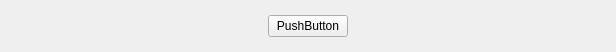
<?xml version="1.0" encoding="UTF-8"?>
<ui version="4.0">
 <class>ButtonGroup</class>
 <widget class="QWidget" name="ButtonGroup">
  <property name="geometry">
   <rect>
    <x>0</x>
    <y>0</y>
    <width>616</width>
    <height>52</height>
   </rect>
  </property>
  <property name="windowTitle">
   <string>Form</string>
  </property>
  <layout class="QGridLayout" name="gridLayout">
   <property name="leftMargin">
    <number>0</number>
   </property>
   <property name="topMargin">
    <number>0</number>
   </property>
   <property name="rightMargin">
    <number>0</number>
   </property>
   <property name="bottomMargin">
    <number>0</number>
   </property>
   <item row="0" column="0">
    <widget class="QStackedWidget" name="stackedWidget">
     <widget class="QWidget" name="startPage">
      <layout class="QHBoxLayout" name="horizontalLayout_3">
       <item>
        <spacer name="horizontalSpacer_9">
         <property name="orientation">
          <enum>Qt::Horizontal</enum>
         </property>
         <property name="sizeHint" stdset="0">
          <size>
           <width>238</width>
           <height>20</height>
          </size>
         </property>
        </spacer>
       </item>
       <item>
        <widget class="MyButton" name="start_btn">
         <property name="text">
          <string>PushButton</string>
         </property>
        </widget>
       </item>
       <item>
        <spacer name="horizontalSpacer_10">
         <property name="orientation">
          <enum>Qt::Horizontal</enum>
         </property>
         <property name="sizeHint" stdset="0">
          <size>
           <width>237</width>
           <height>20</height>
          </size>
         </property>
        </spacer>
       </item>
      </layout>
     </widget>
     <widget class="QWidget" name="playPage">
      <layout class="QHBoxLayout" name="horizontalLayout_4">
       <item>
        <spacer name="horizontalSpacer_11">
         <property name="orientation">
          <enum>Qt::Horizontal</enum>
         </property>
         <property name="sizeHint" stdset="0">
          <size>
           <width>238</width>
           <height>20</height>
          </size>
         </property>
        </spacer>
       </item>
       <item>
        <widget class="MyButton" name="play_btn">
         <property name="text">
          <string>PushButton</string>
         </property>
        </widget>
       </item>
       <item>
        <spacer name="horizontalSpacer_12">
         <property name="orientation">
          <enum>Qt::Horizontal</enum>
         </property>
         <property name="sizeHint" stdset="0">
          <size>
           <width>237</width>
           <height>20</height>
          </size>
         </property>
        </spacer>
       </item>
      </layout>
     </widget>
     <widget class="QWidget" name="passOrplayPage">
      <layout class="QHBoxLayout" name="horizontalLayout_2">
       <item>
        <spacer name="horizontalSpacer_6">
         <property name="orientation">
          <enum>Qt::Horizontal</enum>
         </property>
         <property name="sizeHint" stdset="0">
          <size>
           <width>121</width>
           <height>20</height>
          </size>
         </property>
        </spacer>
       </item>
       <item>
        <widget class="MyButton" name="pass_btn">
         <property name="text">
          <string>PushButton</string>
         </property>
        </widget>
       </item>
       <item>
        <spacer name="horizontalSpacer_8">
         <property name="orientation">
          <enum>Qt::Horizontal</enum>
         </property>
         <property name="sizeHint" stdset="0">
          <size>
           <width>121</width>
           <height>20</height>
          </size>
         </property>
        </spacer>
       </item>
       <item>
        <widget class="MyButton" name="play_btn_2">
         <property name="text">
          <string>PushButton</string>
         </property>
        </widget>
       </item>
       <item>
        <spacer name="horizontalSpacer_7">
         <property name="orientation">
          <enum>Qt::Horizontal</enum>
         </property>
         <property name="sizeHint" stdset="0">
          <size>
           <width>121</width>
           <height>20</height>
          </size>
         </property>
        </spacer>
       </item>
      </layout>
     </widget>
     <widget class="QWidget" name="callLordPage">
      <layout class="QHBoxLayout" name="horizontalLayout">
       <item>
        <spacer name="horizontalSpacer">
         <property name="orientation">
          <enum>Qt::Horizontal</enum>
         </property>
         <property name="sizeHint" stdset="0">
          <size>
           <width>59</width>
           <height>20</height>
          </size>
         </property>
        </spacer>
       </item>
       <item>
        <widget class="MyButton" name="giveup_btn">
         <property name="text">
          <string>PushButton</string>
         </property>
        </widget>
       </item>
       <item>
        <spacer name="horizontalSpacer_3">
         <property name="orientation">
          <enum>Qt::Horizontal</enum>
         </property>
         <property name="sizeType">
          <enum>QSizePolicy::Fixed</enum>
         </property>
         <property name="sizeHint" stdset="0">
          <size>
           <width>10</width>
           <height>20</height>
          </size>
         </property>
        </spacer>
       </item>
       <item>
        <widget class="MyButton" name="one_btn">
         <property name="text">
          <string>PushButton</string>
         </property>
        </widget>
       </item>
       <item>
        <spacer name="horizontalSpacer_4">
         <property name="orientation">
          <enum>Qt::Horizontal</enum>
         </property>
         <property name="sizeType">
          <enum>QSizePolicy::Fixed</enum>
         </property>
         <property name="sizeHint" stdset="0">
          <size>
           <width>10</width>
           <height>20</height>
          </size>
         </property>
        </spacer>
       </item>
       <item>
        <widget class="MyButton" name="two_btn">
         <property name="text">
          <string>PushButton</string>
         </property>
        </widget>
       </item>
       <item>
        <spacer name="horizontalSpacer_5">
         <property name="orientation">
          <enum>Qt::Horizontal</enum>
         </property>
         <property name="sizeType">
          <enum>QSizePolicy::Fixed</enum>
         </property>
         <property name="sizeHint" stdset="0">
          <size>
           <width>10</width>
           <height>20</height>
          </size>
         </property>
        </spacer>
       </item>
       <item>
        <widget class="MyButton" name="three_btn">
         <property name="text">
          <string>PushButton</string>
         </property>
        </widget>
       </item>
       <item>
        <spacer name="horizontalSpacer_2">
         <property name="orientation">
          <enum>Qt::Horizontal</enum>
         </property>
         <property name="sizeHint" stdset="0">
          <size>
           <width>59</width>
           <height>20</height>
          </size>
         </property>
        </spacer>
       </item>
      </layout>
     </widget>
     <widget class="QWidget" name="nullPage"/>
    </widget>
   </item>
  </layout>
 </widget>
 <customwidgets>
  <customwidget>
   <class>MyButton</class>
   <extends>QPushButton</extends>
   <header location="global">mybutton.h</header>
  </customwidget>
 </customwidgets>
 <resources/>
 <connections/>
</ui>
